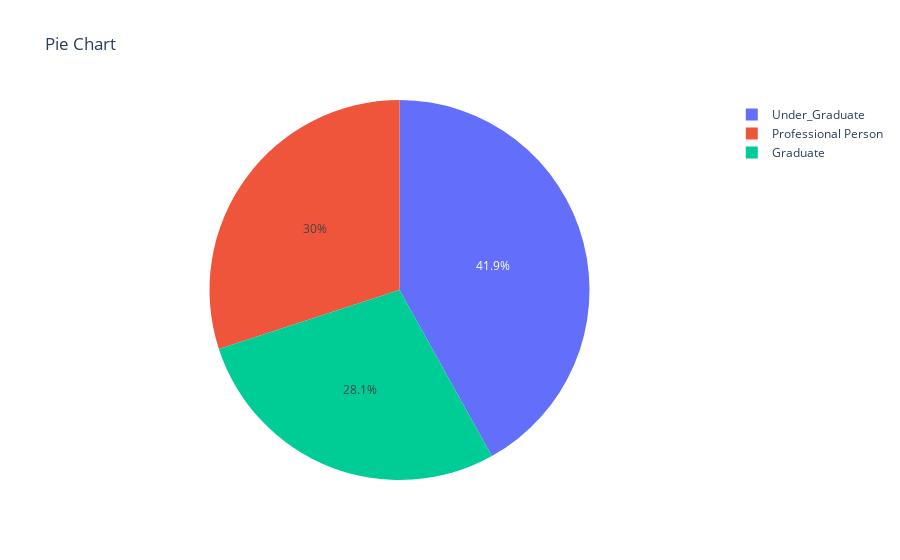

Write notebook code for a chart like this one.
### Code cell
chart=ps.pie(data,values=exp_1,title="Pie Chart",names=exp_1.index)
chart.show()

### Figure 1 — Plotly figure (JSON) as saved in the notebook; plotly's stock layout.template omitted (floating-point values rounded to 4 significant figures)
{"data": [{"domain": {"x": [0, 1], "y": [0, 1]}, "hovertemplate": "label=%{label}<br>value=%{value}<extra></extra>", "labels": ["Graduate", "Professional Person", "Under_Graduate"], "legendgroup": "", "name": "", "showlegend": true, "type": "pie", "values": [1403, 1501, 2096]}], "layout": {"legend": {"tracegroupgap": 0}, "title": {"text": "Pie Chart"}}}
